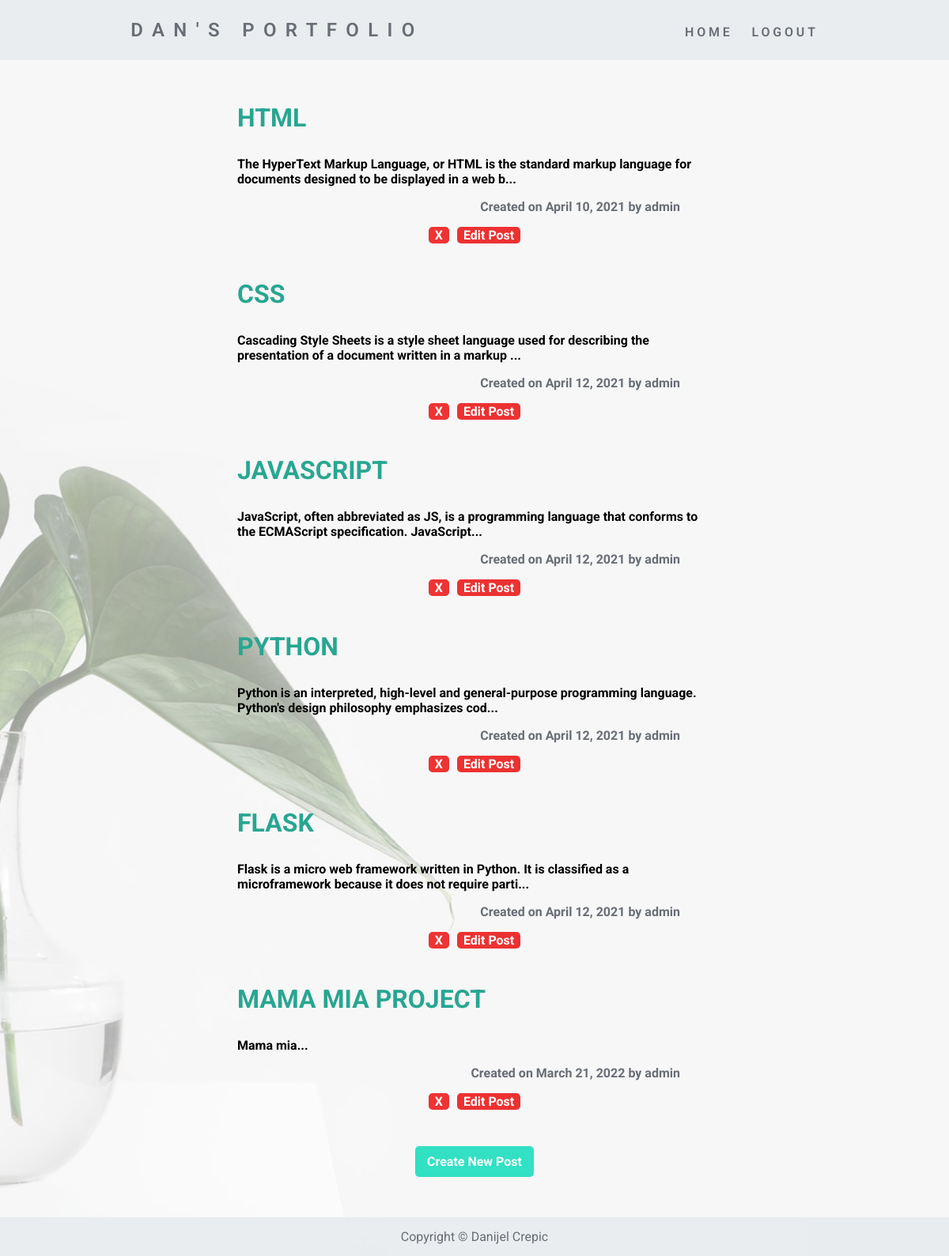
The page / (signed in) on the database its author committed.
### main.py (models this page shows)
class Posts(db.Model):
    __tablename__ = "posted_blogs"
    id = db.Column(db.Integer, primary_key=True)
    post_title = db.Column(db.String(250), nullable=False)
    post_body = db.Column(db.String(5000), nullable=False)
    date = db.Column(db.String(250), nullable=False)
    author_id = db.Column(db.Integer, db.ForeignKey("users.id"))
    author = relationship("Users", back_populates="posts")
    comments = relationship("Comments", back_populates="post")

class Users(UserMixin, db.Model):
    __tablename__ = "users"
    id = db.Column(db.Integer, primary_key=True)
    registrant_name = db.Column(db.String(200), nullable=False)
    registrant_email = db.Column(db.String(200), nullable=False, unique=True)
    registrant_password = db.Column(db.String(1000), nullable=False)
    posts = relationship("Posts", back_populates="author")
    comments = relationship("Comments", back_populates="comment_author")

### main.py (the view)
@app.route('/')
def home():
    all_posts = Posts.query.all()
    if all_posts == None:
        return render_template("base.html")
    return render_template("base.html", posts=all_posts, current_user=current_user)

### main.py (called while the page is built)
@login_manager.user_loader
def load_user(user_id):
    return Users.query.get(int(user_id))

### templates/base.html (shortened to what this page needs)
<!DOCTYPE html>
<html lang="en">
<head>
    <link rel="stylesheet" href="./static/styles.css">
</head>
<body>
    <div class="page-content">
        <div class="header-navbar">
            <div class="navbar-container">
                <p>Dan's Portfolio</p>
            <ul class="table-navbar">
                <li><a href="{{ url_for('home')}}">Home</a></li>
                {% if current_user.is_authenticated %}
                <li><a href="{{ url_for('logout')}}">Logout</a></li>
                {% endif %}
            </ul>
            </div>
        </div>
        {% block content %}
        {% if not current_user.is_authenticated %}
        <div class="container container-form">
        <div class="form-container home-content home-margin-bottom">
            <p> Welcome to My Blog Post</p>
            <a href="{{ url_for('login')}}">Log In</a>
            <h4>or</h4>
            <a href="{{ url_for('register')}}">Register</a>
        </div>
        </div>
        {% else %}
        <div class="container container-post">
        <div class="posts-container">
            {% for post in posts %}
            <h1 class="post-title"><a href="{{ url_for('show_post', post_id=post.id)}}">{{ post.post_title }}</a></h1>
            <p class="post-body">
                {{ post.post_body[:120]|safe }}...
            </p>
            <p class="edit-delete-buttons"><p class="post-date-author">Created on {{post.date }} by {{ post.author.registrant_name }}</p>
                {% if current_user.id == 1 %}
                <a href="{{ url_for('delete', post_id=post.id) }}" class="post-delete-btn">X</a>
                <a href="{{ url_for('edit', post_id=post.id) }}" class="edit-post-btn">Edit Post</a>
                {% endif %}
            </p>
            {% endfor %}
            {% if current_user.id == 1 %}
            <a href="{{ url_for('post') }}" class="create-post-btn">Create New Post</a>
            {% endif %}
        </div>
        </div>
        {% endif %}
    {% endblock %}
        <footer class="footer-style">
        <p>Copyright &copy; Danijel Crepic</p>
        </footer>
    </div>
</body>
</html>

### static/styles.css (style rules this page uses)
* { box-sizing: border-box; }
body { font-family: 'Roboto', sans-serif; margin: 0; }
a { text-decoration: none; }
a, button { cursor: pointer; }
ul { list-style-type: none }
.page-content { position: relative; width: 100vw; min-height: 100vh; overflow: hidden; }
.page-content::before { content: ""; background-image: url("./flower.jpg"); background-repeat: no-repeat; background-position: center; background-size: cover; position: absolute; top: 0; right: 0; bottom: 0; left: 0; opacity: 0.4; }
.posts-container h1, .posts-container h1 a { color: #28a691; font-weight: bold; }
.posts-container h1 { text-transform: uppercase; }
.container { position: relative; width: 100%; height: 100vh; display: flex; justify-content: center; align-items: center; background-color: rgba(232, 235, 238, 0); color: black; font-weight: bold; font-size: medium; text-align: center; }
.container.container-post { height: 100%; }
.header-navbar { position: fixed; background-color: rgba(232, 235, 238, 0.9); top: 0; width: 100%; z-index: 5; }
.header-navbar .navbar-container { display: flex; justify-content:space-around; align-items: center; text-transform: uppercase; font-size: 1.5rem; font-weight: 600; color: #686d76; margin: 0 auto; }
.header-navbar p { letter-spacing: 0.3cm; }
.table-navbar { display: flex; justify-content: space-around; align-items: center; list-style: none; padding-left: 0; }
.table-navbar li { margin: auto auto; }
.table-navbar li a { display: inline-block; padding-right: 1.5rem; margin: auto 0; font-size: 1rem; letter-spacing: 0.1cm; color: #686d76; }
.table-navbar li:last-child a { padding-right: 0; }
.footer-style { position: fixed; bottom: 0; background-color: rgba(232, 235, 238, 0.9); width: 100%; text-align:center; margin: 0 auto; }
.footer-style p { padding: 15px 0; margin: 0 auto; color: #686d76 }
.posts-container { position: relative; width: 50%; margin: 100px auto 100px auto; }
.post-title { margin-top: 30px; margin-bottom: 30px; text-align: left; }
.post-body { text-align: left; }
.post-date-author { font-family: 'Indie Flower', cursive; text-align: right; color: #686d76; font-weight: bold; padding-right: 40px; }
.post-delete-btn, .edit-post-btn, .create-post-btn { display: inline-block; color: #fff; background-color: rgba(236, 1, 1, 0.8); padding: 1px 8px; margin: 0 3px 15px 3px; border-radius: 5px; }
.create-post-btn { display: inline-block; background-color: #32e0c4; margin: 15px 0 0 0; padding: 10px 15px; }

### rows shown on the page
Posts: post_title "HTML", post_body "The HyperText Markup Language, or HTML is the standard markup language for documents designed to be displayed in a web b", date "April 10, 2021", author.registrant_name "admin"
Posts: post_title "CSS", post_body "Cascading Style Sheets is a style sheet language used for describing the presentation of a document written in a markup", date "April 12, 2021", author.registrant_name "admin"
Posts: post_title "JAVASCRIPT", post_body "JavaScript, often abbreviated as JS, is a programming language that conforms to the ECMAScript specification. JavaScript", date "April 12, 2021", author.registrant_name "admin"
Posts: post_title "PYTHON", post_body "Python is an interpreted, high-level and general-purpose programming language. Python's design philosophy emphasizes cod", date "April 12, 2021", author.registrant_name "admin"
Posts: post_title "FLASK", post_body "Flask is a micro web framework written in Python. It is classified as a microframework because it does not require parti", date "April 12, 2021", author.registrant_name "admin"
Posts: post_title "MAMA MIA PROJECT", post_body "Mama mia", date "March 21, 2022", author.registrant_name "admin"
